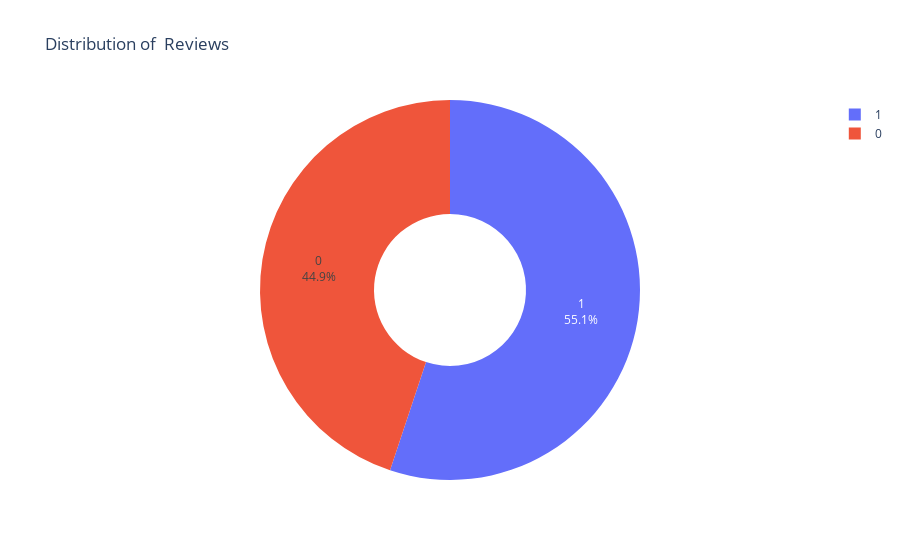

Notebook cell for this chart:
### Code cell
import plotly.graph_objects as go
values = df['Liked'].value_counts()
fig = go.Figure(data=[go.Pie(
    labels=values.index,
    values=values,
    hole=0.4, 
    textinfo='percent+label' 
)])

fig.update_layout(title_text="Distribution of  Reviews")
fig.show()

### Figure 1 — Plotly figure (JSON) as saved in the notebook; plotly's stock layout.template omitted (floating-point values rounded to 4 significant figures)
{"data": [{"hole": 0.4, "labels": [1, 0], "textinfo": "percent+label", "type": "pie", "values": [496, 404]}], "layout": {"autosize": true, "title": {"text": "Distribution of  Reviews"}}}
